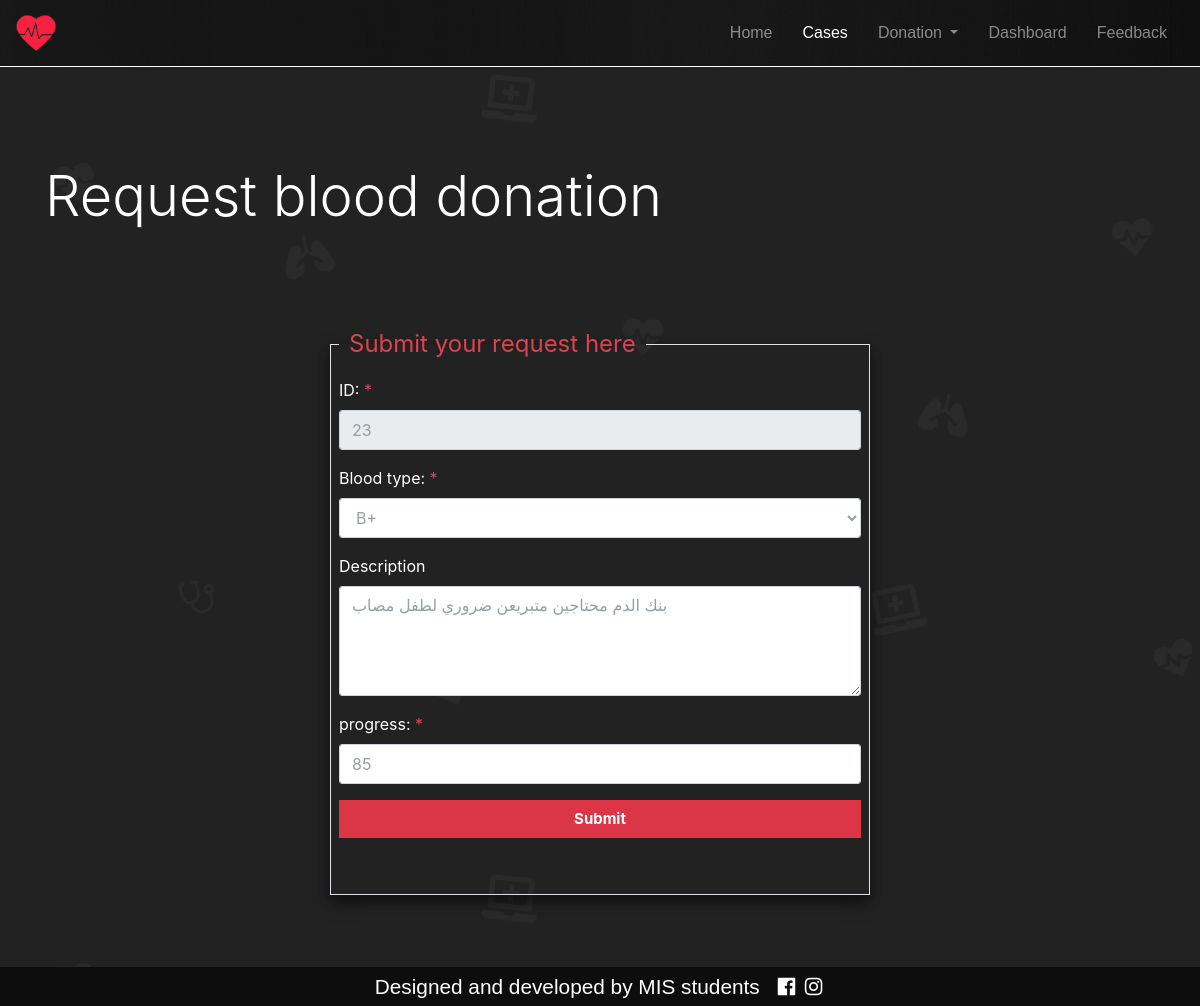
The app's page /edit_post_hospital.php?postID=23&adminID=13 (signed in) with its own data.
### tables this page shows
CREATE TABLE IF NOT EXISTS `post` (
  `id` int(11) NOT NULL AUTO_INCREMENT,
  `hospital_admin_id` int(11) NOT NULL,
  `blood_bank_name` varchar(255) NOT NULL,
  `address` varchar(255) NOT NULL,
  `blood_type` varchar(11) NOT NULL,
  `donation_location` varchar(255) NOT NULL,
  `description` varchar(255) NOT NULL,
  `progress` int(11) NOT NULL DEFAULT '0',
  `visible` varchar(20) NOT NULL DEFAULT '0',
  `created_at` timestamp NOT NULL DEFAULT CURRENT_TIMESTAMP,
  `updated_at` timestamp NULL DEFAULT NULL,
  PRIMARY KEY (`id`),
  KEY `hospital_admin_id` (`hospital_admin_id`)
);

### edit_post_hospital.php (the view, shortened to what this page needs)
<?php
$postID  =$_GET["postID"];
if(empty($_GET["postID"])){
    header("location:cases.php");
}else{
        $cn = mysqli_connect("localhost" ,"root","","blood_donation");
        mysqli_set_charset($cn,"utf8");
        $rslt = mysqli_query($cn , "select  blood_bank_name , address , blood_type, donation_location , description, progress, hospital_admin_id from post where id = $postID");
  if($row = mysqli_fetch_row($rslt))
  {
      $bloodType =$row[2];
      $description =$row[4];
      $progress =$row[5];
  }
include'header.php';
?>
<br />
<br />
<div class="container display-4" subTitleShadow>Request blood donation</div>
<br />
<br />
<br />
<br />
<fieldset class="container border p-2" id="width50">
    <legend class="w-auto" id="legendEdit"> Submit your request here</legend>
    <form action="hospital.php" method="POST">
        <div class="form-group">
            <label for="postID">ID:</label>
            <div class="astrex">*</div>
            <input type="number" class="form-control" id="postID" placeholder="Enter case ID" name="postID" value="<?php echo $postID ?>" required readonly>
        </div>
        <div class="form-group">
            <label for="bloodType">Blood type:</label>
            <div class="astrex">*</div>
            <select class="form-control" id="bloodType" name="bloodType" required value="<?php echo $bloodType ?>" >
                <option><?php echo $bloodType ?></option>
            </select>
        </div>
        <div class="form-group">
            <label for="description"> Description</label>
            <textarea class="form-control" rows="4" id="description" name="description" placeholder="Case description" maxlength="80" required><?php echo $description ?></textarea>
        </div>
        <div class="form-group">
            <label for="progress">progress:</label>
            <div class="astrex">*</div>
            <input type="number" class="form-control" id="progress" placeholder="Enter case progress in percentage %" name="progress" min="0" max="100" required value="<?php echo $progress ?>">
        </div>
        <button type="submit" class="btn btn-danger btn-block" id="submitButton">Submit</button>
        <br />
        <br />
    </form>
</fieldset>
<br />
<br />
<br />
<?php
}
    ?>
<?php include'footer.php';  ?>

### style.css (style rules this page uses)
body { margin: 0; width: 100%; }
body, html { overflow: auto; background-image: url(Media/backgroundIcons.jpg); background-color: #222; color: #fff; }
.astrex { color: #da444f; display: inline-block; }
@media (min-width: 767px) { #width50 { width: 45%; } }
.form-control { height: 40px; box-shadow: none; color: #969fa4; }
.form-control, .btn { border-radius: 3px; }
.form-control, .btn { min-height: 38px; }
.btn { font-size: 15px; font-weight: bold; border-radius: 0; }
#legendEdit { padding: 0 10px; color: #da444f; }
#width50 { box-shadow: 0 6px 10px 0 rgba(0, 0, 0, 0.4), 0 8px 20px 0 rgba(0, 0, 0, 0.3); }

### records on screen
post: bloodType "B+", description "بنك الدم محتاجين متبريعن ضروري لطفل مصاب", progress "85"
